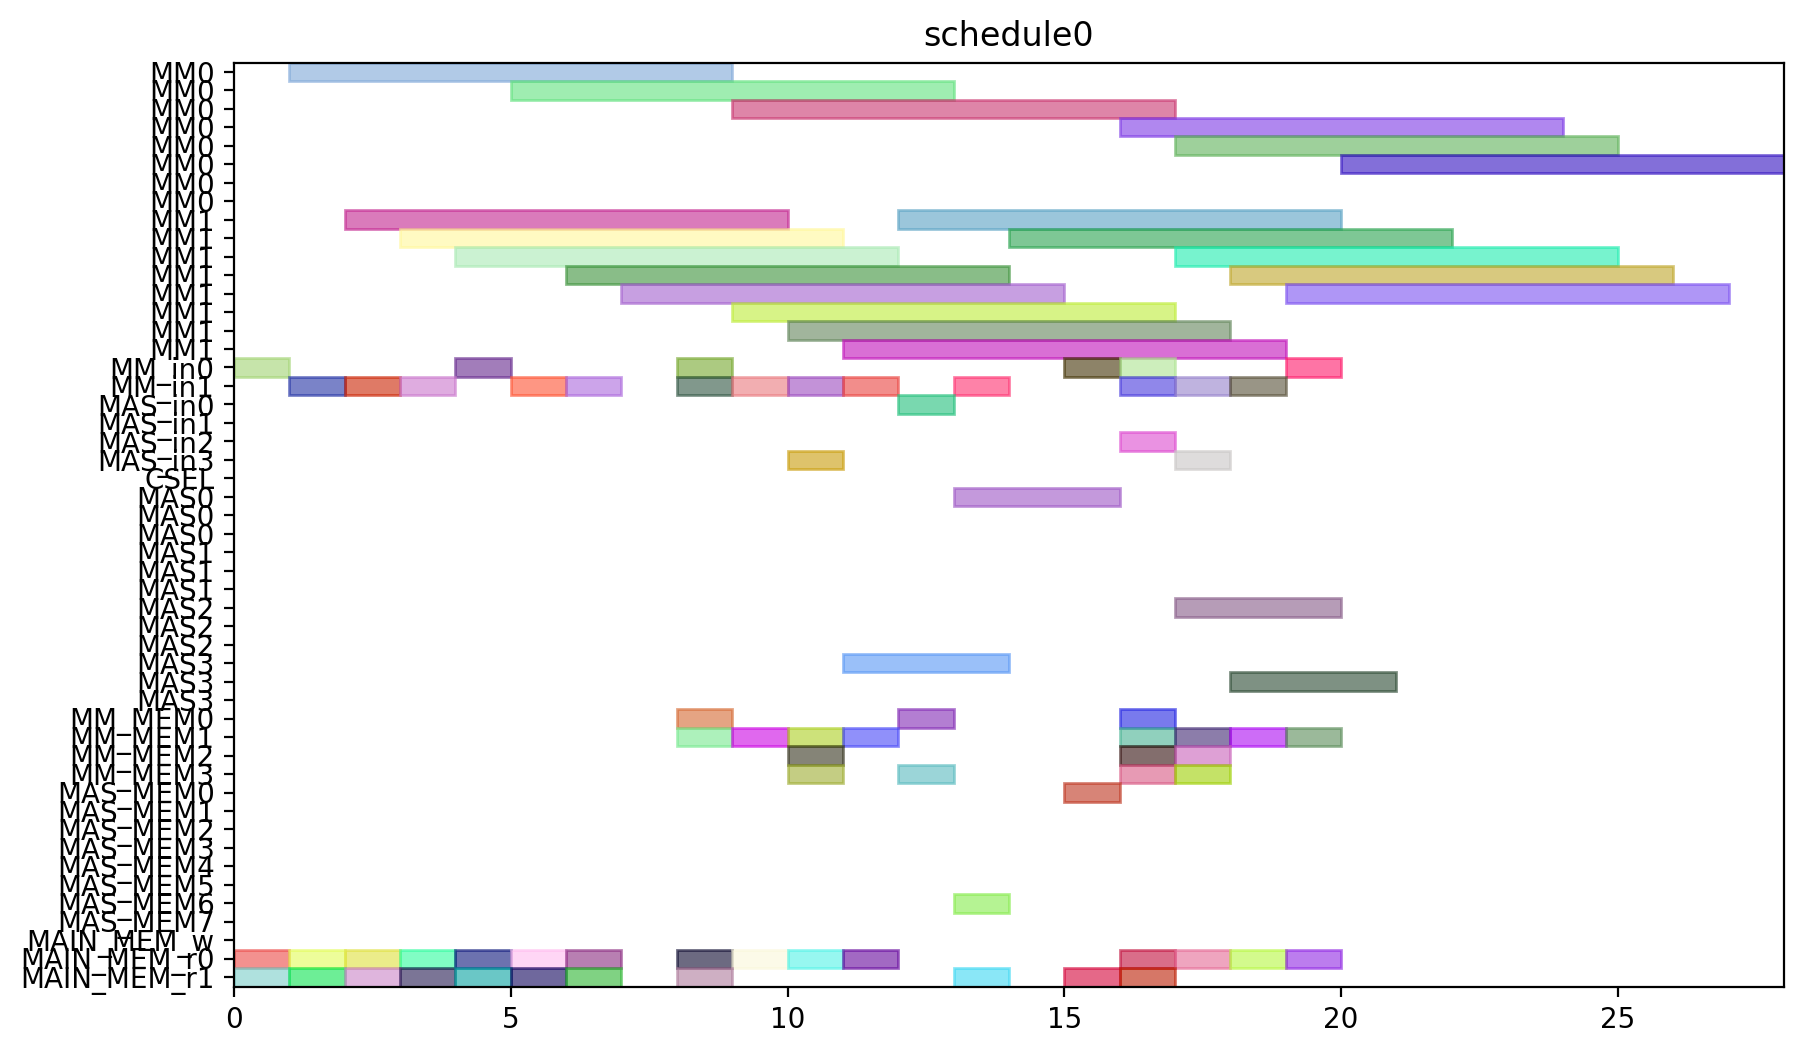

Recreate this plot in Python.
from pyschedule import Scenario, solvers, plotters, alt


def solve():
	horizon = 120
	S = Scenario("schedule0", horizon=horizon)

	# resource
	MM = S.Resources('MM', num=2, size=8)
	MM_in = S.Resources('MM_in', num=2)
	MAS_in = S.Resources('MAS_in', num=4)
	CSEL = S.Resource('CSEL')
	MAS = S.Resources('MAS', num=4, size=3, periods=range(1, horizon))
	MM_MEM = S.Resources('MM_MEM', num=4)
	MAS_MEM = S.Resources('MAS_MEM', num=8)
	MAIN_MEM_w = S.Resource('MAIN_MEM_w', size=1)
	MAIN_MEM_r = S.Resources('MAIN_MEM_r', num=2)

	# result of previous scheduling

	# new tasks
	Z_exp2 = S.Task('Z_exp2', length=8, delay_cost=1)
	Z_exp2 += alt(MM)
	Z_exp2_in = S.Task('Z_exp2_in', length=1, delay_cost=1)
	Z_exp2_in += alt(MM_in)
	S += Z_exp2_in*MM_in[0]<=Z_exp2*MM[0]
	S += Z_exp2_in*MM_in[1]<=Z_exp2*MM[1]
	Z_exp2_mem0 = S.Task('Z_exp2_mem0', length=1, delay_cost=1)
	Z_exp2_mem0 += MAIN_MEM_r[0]
	S += Z_exp2_mem0 <= Z_exp2

	Z_exp2_mem1 = S.Task('Z_exp2_mem1', length=1, delay_cost=1)
	Z_exp2_mem1 += MAIN_MEM_r[1]
	S += Z_exp2_mem1 <= Z_exp2

	NX0 = S.Task('NX0', length=8, delay_cost=1)
	NX0 += alt(MM)
	NX0_in = S.Task('NX0_in', length=1, delay_cost=1)
	NX0_in += alt(MM_in)
	S += NX0_in*MM_in[0]<=NX0*MM[0]
	S += NX0_in*MM_in[1]<=NX0*MM[1]
	NX0_mem0 = S.Task('NX0_mem0', length=1, delay_cost=1)
	NX0_mem0 += MAIN_MEM_r[0]
	S += NX0_mem0 <= NX0

	NX0_mem1 = S.Task('NX0_mem1', length=1, delay_cost=1)
	NX0_mem1 += MAIN_MEM_r[1]
	S += NX0_mem1 <= NX0

	k0_10_Z1 = S.Task('k0_10_Z1', length=8, delay_cost=1)
	k0_10_Z1 += alt(MM)
	k0_10_Z1_in = S.Task('k0_10_Z1_in', length=1, delay_cost=1)
	k0_10_Z1_in += alt(MM_in)
	S += k0_10_Z1_in*MM_in[0]<=k0_10_Z1*MM[0]
	S += k0_10_Z1_in*MM_in[1]<=k0_10_Z1*MM[1]
	k0_10_Z1_mem0 = S.Task('k0_10_Z1_mem0', length=1, delay_cost=1)
	k0_10_Z1_mem0 += MAIN_MEM_r[0]
	S += k0_10_Z1_mem0 <= k0_10_Z1

	k0_10_Z1_mem1 = S.Task('k0_10_Z1_mem1', length=1, delay_cost=1)
	k0_10_Z1_mem1 += MAIN_MEM_r[1]
	S += k0_10_Z1_mem1 <= k0_10_Z1

	DX0 = S.Task('DX0', length=8, delay_cost=1)
	DX0 += alt(MM)
	DX0_in = S.Task('DX0_in', length=1, delay_cost=1)
	DX0_in += alt(MM_in)
	S += DX0_in*MM_in[0]<=DX0*MM[0]
	S += DX0_in*MM_in[1]<=DX0*MM[1]
	DX0_mem0 = S.Task('DX0_mem0', length=1, delay_cost=1)
	DX0_mem0 += MAIN_MEM_r[0]
	S += DX0_mem0 <= DX0

	DX0_mem1 = S.Task('DX0_mem1', length=1, delay_cost=1)
	DX0_mem1 += MAIN_MEM_r[1]
	S += DX0_mem1 <= DX0

	NY0 = S.Task('NY0', length=8, delay_cost=1)
	NY0 += alt(MM)
	NY0_in = S.Task('NY0_in', length=1, delay_cost=1)
	NY0_in += alt(MM_in)
	S += NY0_in*MM_in[0]<=NY0*MM[0]
	S += NY0_in*MM_in[1]<=NY0*MM[1]
	NY0_mem0 = S.Task('NY0_mem0', length=1, delay_cost=1)
	NY0_mem0 += MAIN_MEM_r[0]
	S += NY0_mem0 <= NY0

	NY0_mem1 = S.Task('NY0_mem1', length=1, delay_cost=1)
	NY0_mem1 += MAIN_MEM_r[1]
	S += NY0_mem1 <= NY0

	k2_14_Z1 = S.Task('k2_14_Z1', length=8, delay_cost=1)
	k2_14_Z1 += alt(MM)
	k2_14_Z1_in = S.Task('k2_14_Z1_in', length=1, delay_cost=1)
	k2_14_Z1_in += alt(MM_in)
	S += k2_14_Z1_in*MM_in[0]<=k2_14_Z1*MM[0]
	S += k2_14_Z1_in*MM_in[1]<=k2_14_Z1*MM[1]
	k2_14_Z1_mem0 = S.Task('k2_14_Z1_mem0', length=1, delay_cost=1)
	k2_14_Z1_mem0 += MAIN_MEM_r[0]
	S += k2_14_Z1_mem0 <= k2_14_Z1

	k2_14_Z1_mem1 = S.Task('k2_14_Z1_mem1', length=1, delay_cost=1)
	k2_14_Z1_mem1 += MAIN_MEM_r[1]
	S += k2_14_Z1_mem1 <= k2_14_Z1

	DY0 = S.Task('DY0', length=8, delay_cost=1)
	DY0 += alt(MM)
	DY0_in = S.Task('DY0_in', length=1, delay_cost=1)
	DY0_in += alt(MM_in)
	S += DY0_in*MM_in[0]<=DY0*MM[0]
	S += DY0_in*MM_in[1]<=DY0*MM[1]
	DY0_mem0 = S.Task('DY0_mem0', length=1, delay_cost=1)
	DY0_mem0 += MAIN_MEM_r[0]
	S += DY0_mem0 <= DY0

	DY0_mem1 = S.Task('DY0_mem1', length=1, delay_cost=1)
	DY0_mem1 += MAIN_MEM_r[1]
	S += DY0_mem1 <= DY0

	Z_exp3 = S.Task('Z_exp3', length=8, delay_cost=1)
	Z_exp3 += alt(MM)
	Z_exp3_in = S.Task('Z_exp3_in', length=1, delay_cost=1)
	Z_exp3_in += alt(MM_in)
	S += Z_exp3_in*MM_in[0]<=Z_exp3*MM[0]
	S += Z_exp3_in*MM_in[1]<=Z_exp3*MM[1]
	Z_exp3_mem0 = S.Task('Z_exp3_mem0', length=1, delay_cost=1)
	Z_exp3_mem0 += alt(MM_MEM)
	S += (Z_exp2*MM[0])-1 < Z_exp3_mem0*MM_MEM[0]
	S += (Z_exp2*MM[1])-1 < Z_exp3_mem0*MM_MEM[2]
	S += Z_exp3_mem0 <= Z_exp3

	Z_exp3_mem1 = S.Task('Z_exp3_mem1', length=1, delay_cost=1)
	Z_exp3_mem1 += MAIN_MEM_r[1]
	S += Z_exp3_mem1 <= Z_exp3

	NX1_ = S.Task('NX1_', length=3, delay_cost=1)
	NX1_ += alt(MAS)
	NX1__in = S.Task('NX1__in', length=1, delay_cost=1)
	NX1__in += alt(MAS_in)
	S += NX1__in*MAS_in[0]<=NX1_*MAS[0]

	S += NX1__in*MAS_in[1]<=NX1_*MAS[1]

	S += NX1__in*MAS_in[2]<=NX1_*MAS[2]

	S += NX1__in*MAS_in[3]<=NX1_*MAS[3]

	NX1__mem0 = S.Task('NX1__mem0', length=1, delay_cost=1)
	NX1__mem0 += alt(MM_MEM)
	S += (NX0*MM[0])-1 < NX1__mem0*MM_MEM[0]
	S += (NX0*MM[1])-1 < NX1__mem0*MM_MEM[2]
	S += NX1__mem0 <= NX1_

	NX1__mem1 = S.Task('NX1__mem1', length=1, delay_cost=1)
	NX1__mem1 += alt(MM_MEM)
	S += (k0_10_Z1*MM[0])-1 < NX1__mem1*MM_MEM[1]
	S += (k0_10_Z1*MM[1])-1 < NX1__mem1*MM_MEM[3]
	S += NX1__mem1 <= NX1_

	k0_9_Z2 = S.Task('k0_9_Z2', length=8, delay_cost=1)
	k0_9_Z2 += alt(MM)
	k0_9_Z2_in = S.Task('k0_9_Z2_in', length=1, delay_cost=1)
	k0_9_Z2_in += alt(MM_in)
	S += k0_9_Z2_in*MM_in[0]<=k0_9_Z2*MM[0]
	S += k0_9_Z2_in*MM_in[1]<=k0_9_Z2*MM[1]
	k0_9_Z2_mem0 = S.Task('k0_9_Z2_mem0', length=1, delay_cost=1)
	k0_9_Z2_mem0 += MAIN_MEM_r[0]
	S += k0_9_Z2_mem0 <= k0_9_Z2

	k0_9_Z2_mem1 = S.Task('k0_9_Z2_mem1', length=1, delay_cost=1)
	k0_9_Z2_mem1 += alt(MM_MEM)
	S += (Z_exp2*MM[0])-1 < k0_9_Z2_mem1*MM_MEM[1]
	S += (Z_exp2*MM[1])-1 < k0_9_Z2_mem1*MM_MEM[3]
	S += k0_9_Z2_mem1 <= k0_9_Z2

	k1_9_Z2 = S.Task('k1_9_Z2', length=8, delay_cost=1)
	k1_9_Z2 += alt(MM)
	k1_9_Z2_in = S.Task('k1_9_Z2_in', length=1, delay_cost=1)
	k1_9_Z2_in += alt(MM_in)
	S += k1_9_Z2_in*MM_in[0]<=k1_9_Z2*MM[0]
	S += k1_9_Z2_in*MM_in[1]<=k1_9_Z2*MM[1]
	k1_9_Z2_mem0 = S.Task('k1_9_Z2_mem0', length=1, delay_cost=1)
	k1_9_Z2_mem0 += MAIN_MEM_r[0]
	S += k1_9_Z2_mem0 <= k1_9_Z2

	k1_9_Z2_mem1 = S.Task('k1_9_Z2_mem1', length=1, delay_cost=1)
	k1_9_Z2_mem1 += alt(MM_MEM)
	S += (Z_exp2*MM[0])-1 < k1_9_Z2_mem1*MM_MEM[1]
	S += (Z_exp2*MM[1])-1 < k1_9_Z2_mem1*MM_MEM[3]
	S += k1_9_Z2_mem1 <= k1_9_Z2

	NY1_ = S.Task('NY1_', length=3, delay_cost=1)
	NY1_ += alt(MAS)
	NY1__in = S.Task('NY1__in', length=1, delay_cost=1)
	NY1__in += alt(MAS_in)
	S += NY1__in*MAS_in[0]<=NY1_*MAS[0]

	S += NY1__in*MAS_in[1]<=NY1_*MAS[1]

	S += NY1__in*MAS_in[2]<=NY1_*MAS[2]

	S += NY1__in*MAS_in[3]<=NY1_*MAS[3]

	NY1__mem0 = S.Task('NY1__mem0', length=1, delay_cost=1)
	NY1__mem0 += alt(MM_MEM)
	S += (NY0*MM[0])-1 < NY1__mem0*MM_MEM[0]
	S += (NY0*MM[1])-1 < NY1__mem0*MM_MEM[2]
	S += NY1__mem0 <= NY1_

	NY1__mem1 = S.Task('NY1__mem1', length=1, delay_cost=1)
	NY1__mem1 += alt(MM_MEM)
	S += (k2_14_Z1*MM[0])-1 < NY1__mem1*MM_MEM[1]
	S += (k2_14_Z1*MM[1])-1 < NY1__mem1*MM_MEM[3]
	S += NY1__mem1 <= NY1_

	k2_13_Z2 = S.Task('k2_13_Z2', length=8, delay_cost=1)
	k2_13_Z2 += alt(MM)
	k2_13_Z2_in = S.Task('k2_13_Z2_in', length=1, delay_cost=1)
	k2_13_Z2_in += alt(MM_in)
	S += k2_13_Z2_in*MM_in[0]<=k2_13_Z2*MM[0]
	S += k2_13_Z2_in*MM_in[1]<=k2_13_Z2*MM[1]
	k2_13_Z2_mem0 = S.Task('k2_13_Z2_mem0', length=1, delay_cost=1)
	k2_13_Z2_mem0 += MAIN_MEM_r[0]
	S += k2_13_Z2_mem0 <= k2_13_Z2

	k2_13_Z2_mem1 = S.Task('k2_13_Z2_mem1', length=1, delay_cost=1)
	k2_13_Z2_mem1 += alt(MM_MEM)
	S += (Z_exp2*MM[0])-1 < k2_13_Z2_mem1*MM_MEM[1]
	S += (Z_exp2*MM[1])-1 < k2_13_Z2_mem1*MM_MEM[3]
	S += k2_13_Z2_mem1 <= k2_13_Z2

	k3_14_Z2 = S.Task('k3_14_Z2', length=8, delay_cost=1)
	k3_14_Z2 += alt(MM)
	k3_14_Z2_in = S.Task('k3_14_Z2_in', length=1, delay_cost=1)
	k3_14_Z2_in += alt(MM_in)
	S += k3_14_Z2_in*MM_in[0]<=k3_14_Z2*MM[0]
	S += k3_14_Z2_in*MM_in[1]<=k3_14_Z2*MM[1]
	k3_14_Z2_mem0 = S.Task('k3_14_Z2_mem0', length=1, delay_cost=1)
	k3_14_Z2_mem0 += MAIN_MEM_r[0]
	S += k3_14_Z2_mem0 <= k3_14_Z2

	k3_14_Z2_mem1 = S.Task('k3_14_Z2_mem1', length=1, delay_cost=1)
	k3_14_Z2_mem1 += alt(MM_MEM)
	S += (Z_exp2*MM[0])-1 < k3_14_Z2_mem1*MM_MEM[1]
	S += (Z_exp2*MM[1])-1 < k3_14_Z2_mem1*MM_MEM[3]
	S += k3_14_Z2_mem1 <= k3_14_Z2

	Z_exp4 = S.Task('Z_exp4', length=8, delay_cost=1)
	Z_exp4 += alt(MM)
	Z_exp4_in = S.Task('Z_exp4_in', length=1, delay_cost=1)
	Z_exp4_in += alt(MM_in)
	S += Z_exp4_in*MM_in[0]<=Z_exp4*MM[0]
	S += Z_exp4_in*MM_in[1]<=Z_exp4*MM[1]
	Z_exp4_mem0 = S.Task('Z_exp4_mem0', length=1, delay_cost=1)
	Z_exp4_mem0 += alt(MM_MEM)
	S += (Z_exp3*MM[0])-1 < Z_exp4_mem0*MM_MEM[0]
	S += (Z_exp3*MM[1])-1 < Z_exp4_mem0*MM_MEM[2]
	S += Z_exp4_mem0 <= Z_exp4

	Z_exp4_mem1 = S.Task('Z_exp4_mem1', length=1, delay_cost=1)
	Z_exp4_mem1 += MAIN_MEM_r[1]
	S += Z_exp4_mem1 <= Z_exp4

	NX1 = S.Task('NX1', length=8, delay_cost=1)
	NX1 += alt(MM)
	NX1_in = S.Task('NX1_in', length=1, delay_cost=1)
	NX1_in += alt(MM_in)
	S += NX1_in*MM_in[0]<=NX1*MM[0]
	S += NX1_in*MM_in[1]<=NX1*MM[1]
	NX1_mem0 = S.Task('NX1_mem0', length=1, delay_cost=1)
	NX1_mem0 += alt(MAS_MEM)
	S += (NX1_*MAS[0])-1 < NX1_mem0*MAS_MEM[0]
	S += (NX1_*MAS[1])-1 < NX1_mem0*MAS_MEM[2]
	S += (NX1_*MAS[2])-1 < NX1_mem0*MAS_MEM[4]
	S += (NX1_*MAS[3])-1 < NX1_mem0*MAS_MEM[6]
	S += NX1_mem0 <= NX1

	NX1_mem1 = S.Task('NX1_mem1', length=1, delay_cost=1)
	NX1_mem1 += MAIN_MEM_r[1]
	S += NX1_mem1 <= NX1

	k0_8_Z3 = S.Task('k0_8_Z3', length=8, delay_cost=1)
	k0_8_Z3 += alt(MM)
	k0_8_Z3_in = S.Task('k0_8_Z3_in', length=1, delay_cost=1)
	k0_8_Z3_in += alt(MM_in)
	S += k0_8_Z3_in*MM_in[0]<=k0_8_Z3*MM[0]
	S += k0_8_Z3_in*MM_in[1]<=k0_8_Z3*MM[1]
	k0_8_Z3_mem0 = S.Task('k0_8_Z3_mem0', length=1, delay_cost=1)
	k0_8_Z3_mem0 += MAIN_MEM_r[0]
	S += k0_8_Z3_mem0 <= k0_8_Z3

	k0_8_Z3_mem1 = S.Task('k0_8_Z3_mem1', length=1, delay_cost=1)
	k0_8_Z3_mem1 += alt(MM_MEM)
	S += (Z_exp3*MM[0])-1 < k0_8_Z3_mem1*MM_MEM[1]
	S += (Z_exp3*MM[1])-1 < k0_8_Z3_mem1*MM_MEM[3]
	S += k0_8_Z3_mem1 <= k0_8_Z3

	DX1_ = S.Task('DX1_', length=3, delay_cost=1)
	DX1_ += alt(MAS)
	DX1__in = S.Task('DX1__in', length=1, delay_cost=1)
	DX1__in += alt(MAS_in)
	S += DX1__in*MAS_in[0]<=DX1_*MAS[0]

	S += DX1__in*MAS_in[1]<=DX1_*MAS[1]

	S += DX1__in*MAS_in[2]<=DX1_*MAS[2]

	S += DX1__in*MAS_in[3]<=DX1_*MAS[3]

	DX1__mem0 = S.Task('DX1__mem0', length=1, delay_cost=1)
	DX1__mem0 += alt(MM_MEM)
	S += (DX0*MM[0])-1 < DX1__mem0*MM_MEM[0]
	S += (DX0*MM[1])-1 < DX1__mem0*MM_MEM[2]
	S += DX1__mem0 <= DX1_

	DX1__mem1 = S.Task('DX1__mem1', length=1, delay_cost=1)
	DX1__mem1 += alt(MM_MEM)
	S += (k1_9_Z2*MM[0])-1 < DX1__mem1*MM_MEM[1]
	S += (k1_9_Z2*MM[1])-1 < DX1__mem1*MM_MEM[3]
	S += DX1__mem1 <= DX1_

	k1_8_Z3 = S.Task('k1_8_Z3', length=8, delay_cost=1)
	k1_8_Z3 += alt(MM)
	k1_8_Z3_in = S.Task('k1_8_Z3_in', length=1, delay_cost=1)
	k1_8_Z3_in += alt(MM_in)
	S += k1_8_Z3_in*MM_in[0]<=k1_8_Z3*MM[0]
	S += k1_8_Z3_in*MM_in[1]<=k1_8_Z3*MM[1]
	k1_8_Z3_mem0 = S.Task('k1_8_Z3_mem0', length=1, delay_cost=1)
	k1_8_Z3_mem0 += MAIN_MEM_r[0]
	S += k1_8_Z3_mem0 <= k1_8_Z3

	k1_8_Z3_mem1 = S.Task('k1_8_Z3_mem1', length=1, delay_cost=1)
	k1_8_Z3_mem1 += alt(MM_MEM)
	S += (Z_exp3*MM[0])-1 < k1_8_Z3_mem1*MM_MEM[1]
	S += (Z_exp3*MM[1])-1 < k1_8_Z3_mem1*MM_MEM[3]
	S += k1_8_Z3_mem1 <= k1_8_Z3

	NY1 = S.Task('NY1', length=8, delay_cost=1)
	NY1 += alt(MM)
	NY1_in = S.Task('NY1_in', length=1, delay_cost=1)
	NY1_in += alt(MM_in)
	S += NY1_in*MM_in[0]<=NY1*MM[0]
	S += NY1_in*MM_in[1]<=NY1*MM[1]
	NY1_mem0 = S.Task('NY1_mem0', length=1, delay_cost=1)
	NY1_mem0 += alt(MAS_MEM)
	S += (NY1_*MAS[0])-1 < NY1_mem0*MAS_MEM[0]
	S += (NY1_*MAS[1])-1 < NY1_mem0*MAS_MEM[2]
	S += (NY1_*MAS[2])-1 < NY1_mem0*MAS_MEM[4]
	S += (NY1_*MAS[3])-1 < NY1_mem0*MAS_MEM[6]
	S += NY1_mem0 <= NY1

	NY1_mem1 = S.Task('NY1_mem1', length=1, delay_cost=1)
	NY1_mem1 += MAIN_MEM_r[1]
	S += NY1_mem1 <= NY1

	k2_12_Z3 = S.Task('k2_12_Z3', length=8, delay_cost=1)
	k2_12_Z3 += alt(MM)
	k2_12_Z3_in = S.Task('k2_12_Z3_in', length=1, delay_cost=1)
	k2_12_Z3_in += alt(MM_in)
	S += k2_12_Z3_in*MM_in[0]<=k2_12_Z3*MM[0]
	S += k2_12_Z3_in*MM_in[1]<=k2_12_Z3*MM[1]
	k2_12_Z3_mem0 = S.Task('k2_12_Z3_mem0', length=1, delay_cost=1)
	k2_12_Z3_mem0 += MAIN_MEM_r[0]
	S += k2_12_Z3_mem0 <= k2_12_Z3

	k2_12_Z3_mem1 = S.Task('k2_12_Z3_mem1', length=1, delay_cost=1)
	k2_12_Z3_mem1 += alt(MM_MEM)
	S += (Z_exp3*MM[0])-1 < k2_12_Z3_mem1*MM_MEM[1]
	S += (Z_exp3*MM[1])-1 < k2_12_Z3_mem1*MM_MEM[3]
	S += k2_12_Z3_mem1 <= k2_12_Z3

	DY1_ = S.Task('DY1_', length=3, delay_cost=1)
	DY1_ += alt(MAS)
	DY1__in = S.Task('DY1__in', length=1, delay_cost=1)
	DY1__in += alt(MAS_in)
	S += DY1__in*MAS_in[0]<=DY1_*MAS[0]

	S += DY1__in*MAS_in[1]<=DY1_*MAS[1]

	S += DY1__in*MAS_in[2]<=DY1_*MAS[2]

	S += DY1__in*MAS_in[3]<=DY1_*MAS[3]

	DY1__mem0 = S.Task('DY1__mem0', length=1, delay_cost=1)
	DY1__mem0 += alt(MM_MEM)
	S += (DY0*MM[0])-1 < DY1__mem0*MM_MEM[0]
	S += (DY0*MM[1])-1 < DY1__mem0*MM_MEM[2]
	S += DY1__mem0 <= DY1_

	DY1__mem1 = S.Task('DY1__mem1', length=1, delay_cost=1)
	DY1__mem1 += alt(MM_MEM)
	S += (k3_14_Z2*MM[0])-1 < DY1__mem1*MM_MEM[1]
	S += (k3_14_Z2*MM[1])-1 < DY1__mem1*MM_MEM[3]
	S += DY1__mem1 <= DY1_

	k3_13_Z3 = S.Task('k3_13_Z3', length=8, delay_cost=1)
	k3_13_Z3 += alt(MM)
	k3_13_Z3_in = S.Task('k3_13_Z3_in', length=1, delay_cost=1)
	k3_13_Z3_in += alt(MM_in)
	S += k3_13_Z3_in*MM_in[0]<=k3_13_Z3*MM[0]
	S += k3_13_Z3_in*MM_in[1]<=k3_13_Z3*MM[1]
	k3_13_Z3_mem0 = S.Task('k3_13_Z3_mem0', length=1, delay_cost=1)
	k3_13_Z3_mem0 += MAIN_MEM_r[0]
	S += k3_13_Z3_mem0 <= k3_13_Z3

	k3_13_Z3_mem1 = S.Task('k3_13_Z3_mem1', length=1, delay_cost=1)
	k3_13_Z3_mem1 += alt(MM_MEM)
	S += (Z_exp3*MM[0])-1 < k3_13_Z3_mem1*MM_MEM[1]
	S += (Z_exp3*MM[1])-1 < k3_13_Z3_mem1*MM_MEM[3]
	S += k3_13_Z3_mem1 <= k3_13_Z3

	solvers.mip.solve(S,msg=1,kind='CPLEX',ratio_gap=1.01)

	solution = [['hoge']*len(S.solution()[1]) for i in range(len(S.solution()))]
	for i in range(len(S.solution())):
		for j in range(len(S.solution()[i])):
			solution[i][j]=str(S.solution()[i][j])
	print(solution)

	cycles = int(solution[-1][3])

	pic_file_name = "/mnt/rose/usr1/fukuda/ABE/multiRAM_multiMAS_16mux/scheduling_result/stage8MM2_stage3MAS4/ISOGENY/schedule0.png"
	if(S.solution() != []):
		plotters.matplotlib.plot(S,img_filename=pic_file_name, show_task_labels=False, fig_size=(cycles*0.25+3, 6))

	return solution
